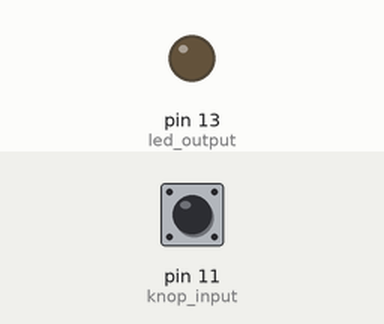
Simulated run of this sketch. Board: Arduino Uno, built with avr-gcc and run on an emulated ATmega328P. Parts: output pins drawn as LEDs (lit = HIGH). The inputs (shaded band) are chosen by the test bench; at power-on: pin 11 (knop_input) HIGH. What the sketch prints to the serial monitor is not drawn.

Above: at 1.2 s.
1.3 s: pin 11 (knop_input) pulled LOW for 0.15 s
At 2.2 s:
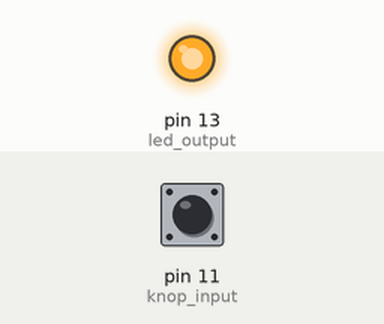
2.9 s: pin 11 (knop_input) pulled LOW for 1 s
At 3.5 s:
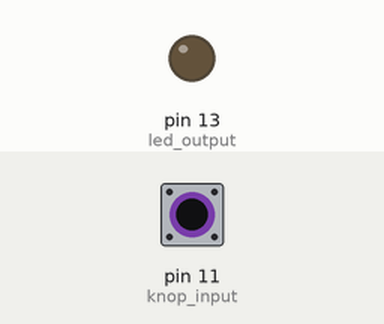
5.4 s: pin 11 (knop_input) pulled LOW for 3.2 s
At 6.7 s:
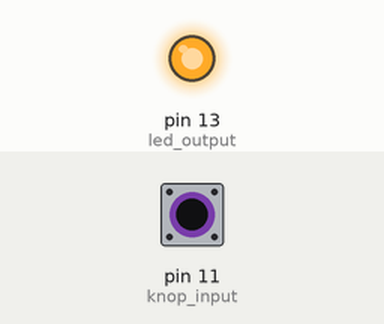
Timing chart, 0 to 8.4 s (numbered marks = the images above; inputs shaded):
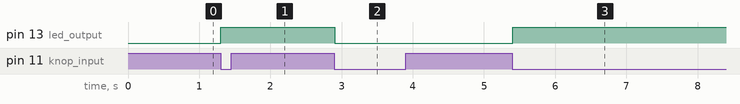

Measured:
- after the input at 1.3 s, pin 13 (led_output): LOW → HIGH at once
- after the input at 2.9 s, pin 13 (led_output): HIGH → LOW at once
- after the input at 5.4 s, pin 13 (led_output): LOW → HIGH at once

The sketch:

les_3_p30_switch.ino
```cpp
void setup() {
  pinMode(13, OUTPUT);        // led output
  pinMode(11, INPUT_PULLUP);  // knop input & pull-up

  // start serial
  Serial.begin(115200);
  Serial.println("Hallo arduino wereld.");
}

int State = 1;

void loop() {
  delay(10);

  switch(State) {
    case 1 : {  // wacht op knop los
      if (digitalRead(11) == HIGH) {
        State = 2;
      }
      break;
    }
    case 2 : {  // wacht op knop ingedrukt
      if (digitalRead(11) == LOW) {
        digitalWrite(13, HIGH);            // LED aan
        State = 3;
      }
      break;
    }
    case 3 : {  // wacht op knop los
      if (digitalRead(11) == HIGH) {
        State = 4;
      }
      break;
    }
    case 4 : {  // wacht op knop ingedrukt
      if (digitalRead(11) == LOW) {
        digitalWrite(13, LOW);            // LED uit
        State = 1;
      }
      break;
    }

    default : {
      State = 1;
      break;
    }
  } // einde van switch
}
```
